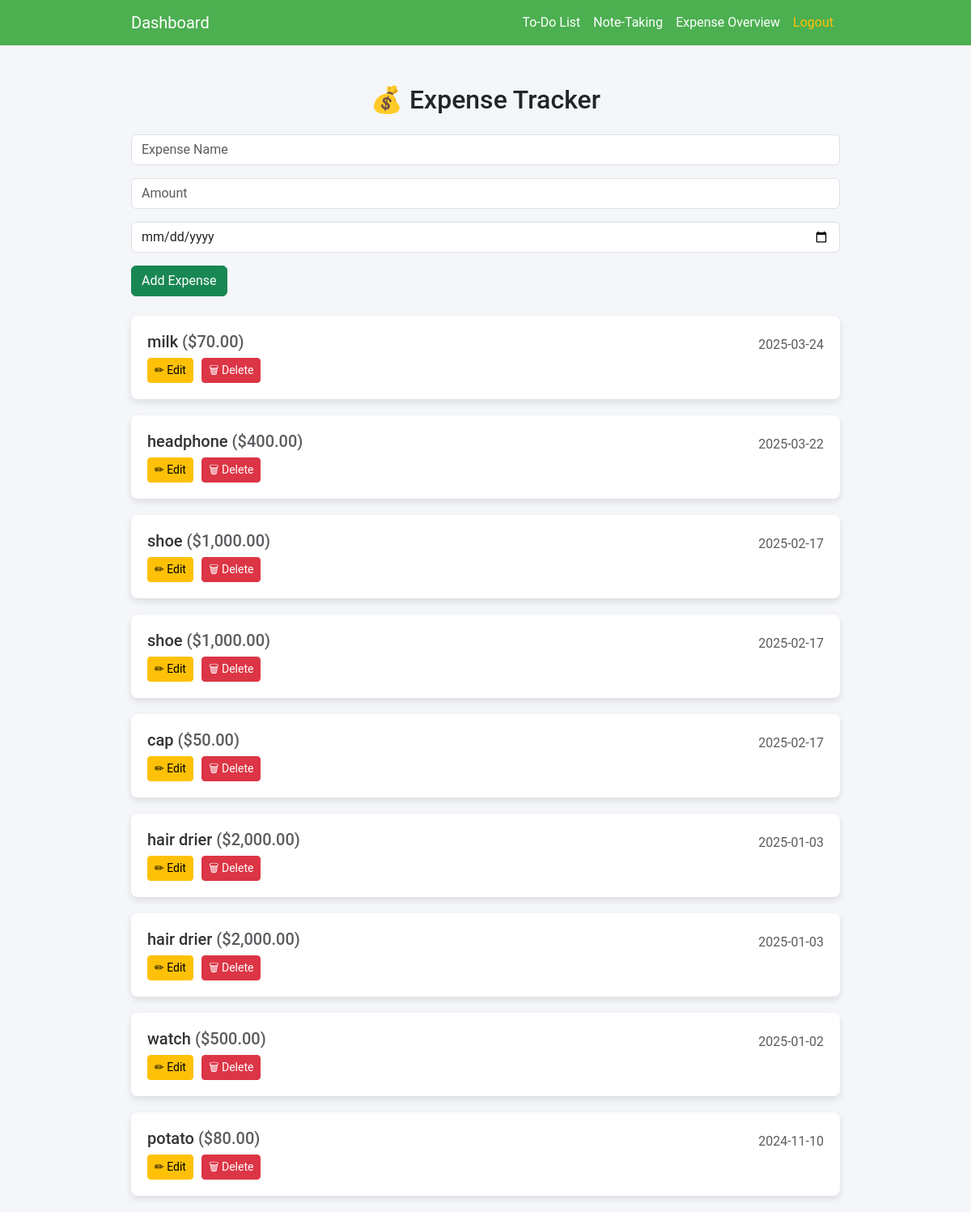
Page /expenses.php (signed in) on the committed database.
### tables this page shows
CREATE TABLE `expenses` (
  `id` int(11) NOT NULL,
  `user_id` int(11) NOT NULL,
  `expense_name` varchar(255) NOT NULL,
  `amount` decimal(10,2) NOT NULL,
  `date` date NOT NULL
);

### expenses.php (the view, shortened to what this page needs)
<?php
include 'db.php';
$user_id = $_SESSION['user_id'];
$result = $conn->prepare("SELECT * FROM expenses WHERE user_id = ? ORDER BY date DESC");
$result->bind_param("i", $user_id);
$result->execute();
$expenses = $result->get_result();
?>
<!DOCTYPE html>
<html lang="en">
<head>
    <link href="https://cdn.jsdelivr.net/npm/bootstrap@5.3.0/dist/css/bootstrap.min.css" rel="stylesheet">
</head>
<body>
<nav class="navbar navbar-expand-lg navbar-dark">
    <div class="container">
        <a class="navbar-brand" href="homepage.php">Dashboard</a>
        <div class="collapse navbar-collapse" id="navbarNav">
            <ul class="navbar-nav ms-auto">
                <li class="nav-item"><a class="nav-link" href="todo.php">To-Do List</a></li>
                <li class="nav-item"><a class="nav-link" href="notes.php">Note-Taking</a></li>
                <li class="nav-item"><a class="nav-link" href="expense_overview.php">Expense Overview</a></li>
                <li class="nav-item"><a class="nav-link text-warning" href="logout.php">Logout</a></li>
            </ul>
        </div>
    </div>
</nav>
<div class="container mt-5">
    <h2 class="text-center text-dark mb-4">💰 Expense Tracker</h2>
    <form method="POST" class="d-flex gap-3 flex-wrap mb-4">
        <input type="text" name="expense_name" class="form-control w-100" placeholder="Expense Name" required>
        <input type="number" name="amount" class="form-control w-100" placeholder="Amount" step="0.01" required>
        <input type="date" name="date" class="form-control w-100" required>
        <button type="submit" name="add_expense" class="btn btn-success w-auto">Add Expense</button>
    </form>
    <?php while ($row = $expenses->fetch_assoc()) { ?>
        <div class="expense-card">
            <div class="d-flex justify-content-between align-items-center">
                <h5><?php echo htmlspecialchars($row['expense_name']); ?> <span class="text-muted">($<?php echo number_format($row['amount'], 2); ?>)</span></h5>
                <span class="text-muted"> <?php echo $row['date']; ?> </span>
            </div>
            <div class="expense-actions">
                <button class="btn btn-warning btn-sm btn-icon" data-bs-toggle="modal" data-bs-target="#editModal<?php echo $row['id']; ?>">✏ Edit</button>
                <a href="?delete=<?php echo $row['id']; ?>" class="btn btn-danger btn-sm btn-icon">🗑 Delete</a>
            </div>
        </div>
    <?php } ?>
</div>
</body>
</html>

### expenses.php (style rules this page uses)
body { background-color: #f4f6f9; font-family: 'Roboto', sans-serif; color: #333; }
.navbar { background-color: #4CAF50; }
.navbar a { color: #fff; }
.container { max-width: 900px; }
.expense-card { border-radius: 8px; box-shadow: 0 4px 8px rgba(0,0,0,0.1); padding: 20px; margin-bottom: 20px; background-color: #fff; }
.expense-actions { display: flex; gap: 10px; }

### rows in the picture
expenses: expense_name "milk", amount "70.00", date "2025-03-24"
expenses: expense_name "headphone", amount "400.00", date "2025-03-22"
expenses: expense_name "shoe", amount "1,000.00", date "2025-02-17"
expenses: expense_name "shoe", amount "1,000.00", date "2025-02-17"
expenses: expense_name "cap", amount "50.00", date "2025-02-17"
expenses: expense_name "hair drier", amount "2,000.00", date "2025-01-03"
expenses: expense_name "hair drier", amount "2,000.00", date "2025-01-03"
expenses: expense_name "watch", amount "500.00", date "2025-01-02"
expenses: expense_name "potato", amount "80.00", date "2024-11-10"
